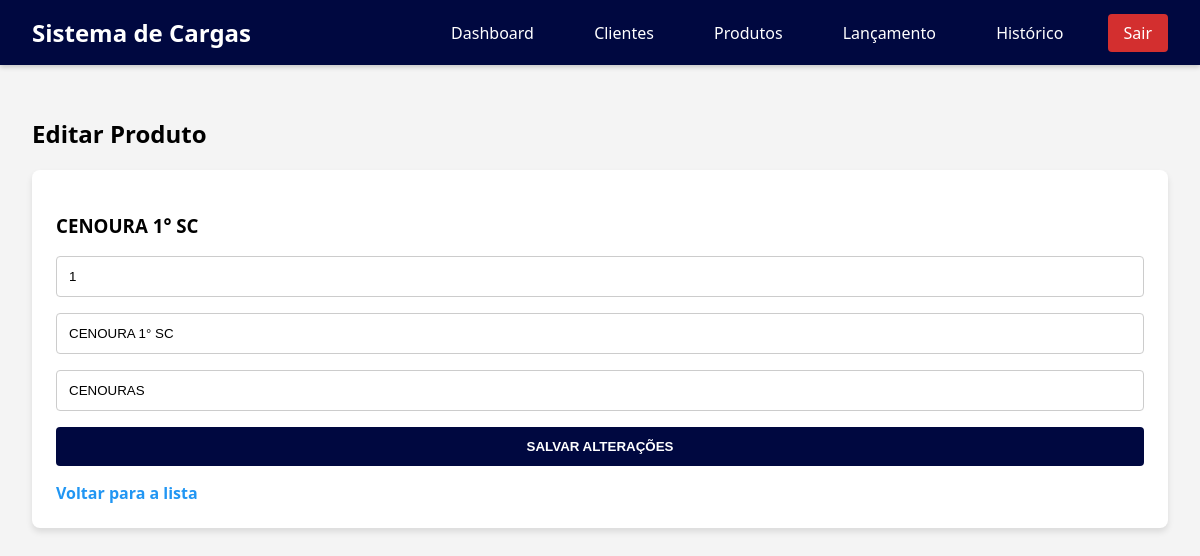
/produtos/editar/1 (signed in), run on the app's committed database.
### app.py (models this page shows)
class Produto(db.Model):
    id = db.Column(db.Integer, primary_key=True)
    codigo = db.Column(db.String(50), unique=True, nullable=False)
    nome = db.Column(db.String(100), nullable=False)
    categoria = db.Column(db.String(100), nullable=True)

### app.py (the view, shortened to what this page needs)
@app.route('/produtos/editar/<int:id>', methods=['GET', 'POST'])
def editar_produto(id):
    if 'username' not in session:
        return redirect(url_for('login'))
    produto = Produto.query.get_or_404(id)
    return render_template('editar_produto.html', produto=produto)

### templates/editar_produto.html (shortened to what this page needs)
{% extends "base.html" %}
{% block content %}
<div class="page-header">
    <h2>Editar Produto</h2>
    <div class="form-container">
        <h3>{{ produto.nome }}</h3>
        <form action="{{ url_for('editar_produto', id=produto.id) }}" method="POST">
            <input type="text" name="codigo" placeholder="Código do Produto" value="{{ produto.codigo }}" required>
            <input type="text" name="nome" placeholder="Nome do Produto" value="{{ produto.nome }}" required>
            <input type="text" name="categoria" placeholder="Categoria (opcional)" value="{{ produto.categoria or '' }}">
            <button type="submit">Salvar Alterações</button>
        </form>
        <div style="margin-top: 1rem;">
            <a href="{{ url_for('produtos') }}" class="btn-link">Voltar para a lista</a>
        </div>
    </div>
</div>
{% endblock %}

### static/style.css (style rules this page uses)
:root { --primary-color: #000840; --secondary-color: #f4f4f4; --accent-color: #2196F3; --success-color: #4CAF50; --warning-color: #FF9800; --danger-color: #D32F2F; --dark-color: #333; --light-color: #fff; --card-bg: #fff; --border-color: #ddd; }
body { font-family: 'Segoe UI', Arial, sans-serif; margin: 0; padding: 0; background-color: var(--secondary-color); }
.table-container, .form-container { background-color: var(--light-color); padding: 1.5rem; border-radius: 8px; box-shadow: 0 4px 6px rgba(0, 0, 0, 0.1); }
.form-container form { display: flex; flex-direction: column; gap: 1rem; }
input[type="text"], input[type="email"], input[type="number"], input[type="password"], select { width: 100%; padding: 0.75rem; border: 1px solid #ccc; border-radius: 4px; box-sizing: border-box; transition: border-color 0.3s; }
button { padding: 0.75rem 1.5rem; border: none; border-radius: 4px; cursor: pointer; font-weight: 600; text-transform: uppercase; transition: background-color 0.3s; }
button[type="submit"], .btn-primary { background-color: var(--primary-color); color: var(--light-color); }
.btn-link { color: var(--accent-color); text-decoration: none; font-weight: bold; }

### data on the page
Produto: nome "CENOURA 1° SC", codigo "1", categoria "CENOURAS"
